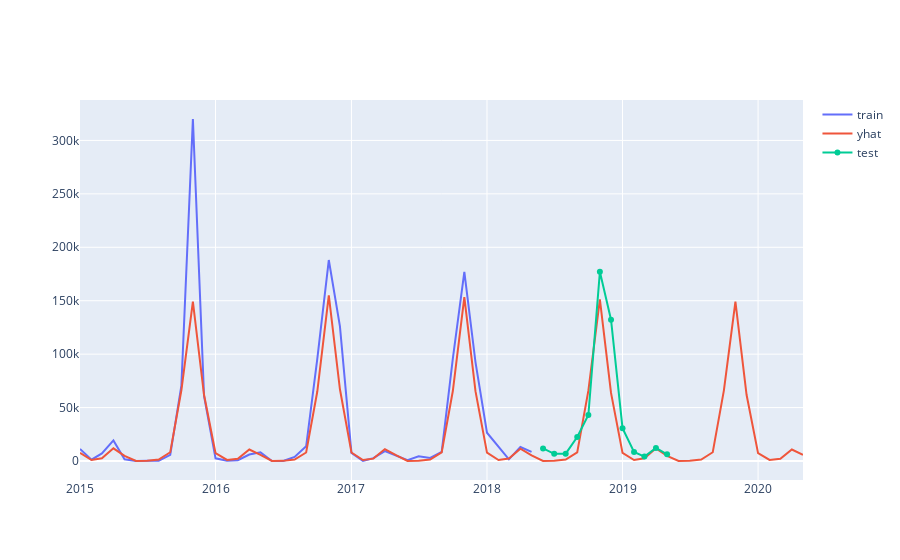

Notebook code for this chart:
### Code cell
py.iplot([
    go.Scatter(x=df_train['ds'], y=df_train['y'], name='train'),
    go.Scatter(x=forecast['ds'], y=forecast['yhat'], name='yhat'),
#     go.Scatter(x=forecast['ds'], y=forecast['yhat_upper'], fill='tonexty', mode='none', name='upper'),
#     go.Scatter(x=forecast['ds'], y=forecast['yhat_lower'], fill='tonexty', mode='none', name='lower'),
#     go.Scatter(x=forecast['ds'], y=forecast['trend'], name='Trend'),
    go.Scatter(x=df_test['ds'], y=df_test['y'], name='test'),
])
